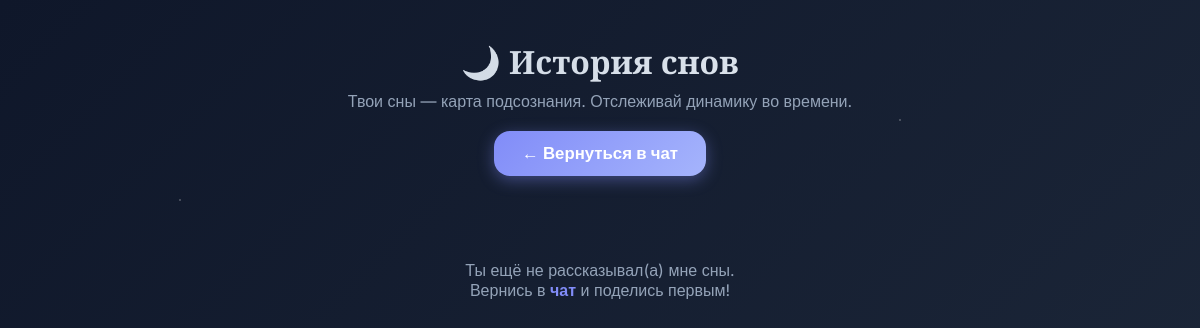
Before: /history/ (signed in) with the older database file.
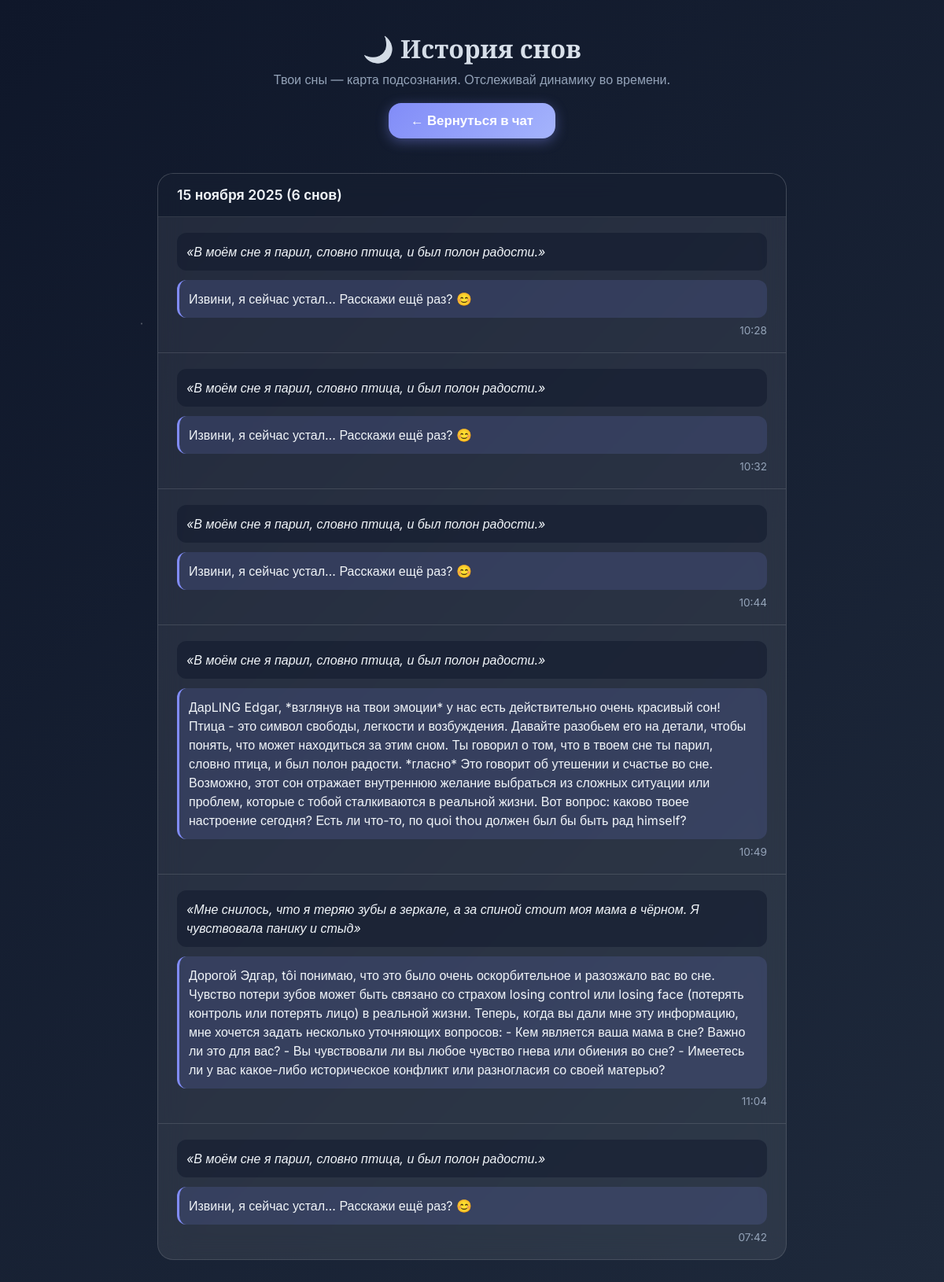
After: the same page with the newer database file.
### dreambot/models.py (models this page shows)
class Message(models.Model):
    session = models.ForeignKey(DreamSession, on_delete=models.CASCADE)
    is_user = models.BooleanField()
    content = models.TextField()
    audio_file = models.FileField(upload_to='audio/', blank=True, null=True)
    created_at = models.DateTimeField(auto_now_add=True)
    related_name = 'messages'

### dreambot/views.py (the view)
# urls.py: path('history/', views.history_view, name='history'),
def history_view(request):
    if not request.user.is_authenticated:
        return redirect('landing')
    sessions = DreamSession.objects.filter(user=request.user).prefetch_related(
        Prefetch('message_set', queryset=Message.objects.order_by('created_at'))
    ).order_by('-created_at')
    from collections import defaultdict
    history_by_date = defaultdict(list)
    for session in sessions:
        messages = list(session.message_set.all())
        for i in range(0, len(messages) - 1, 2):
            if messages[i].is_user and not messages[i+1].is_user:
                history_by_date[messages[i].created_at.date()].append({
                    'dream': messages[i].content,
                    'interpretation': messages[i+1].content,
                    'time': messages[i].created_at.strftime('%H:%M')
                })
    sorted_history = sorted(history_by_date.items(), key=lambda x: x[0], reverse=True)
    return render(request, 'dreambot/history.html', {'history': sorted_history})

### templates/dreambot/history.html (shortened to what this page needs)
<!DOCTYPE html>
<html lang="ru">
<head>
</head>
<body>
    <div class="container">
        <div class="header">
            <h1>🌙 История снов</h1>
            <p>Твои сны — карта подсознания. Отслеживай динамику во времени.</p>
            <a href="{% url 'chat' %}" class="chat-button">← Вернуться в чат</a>
        </div>
        {% if history %}
            {% for date, dreams in history %}
                <div class="date-section">
                    <div class="date-header">
                        {{ date|date:"d E Y" }} ({{ dreams|length }} {% if dreams|length == 1 %}сон{% elif dreams|length < 5 %}сна{% else %} снов{% endif %})
                    </div>
                    {% for item in dreams %}
                        <div class="dream-item">
                            <div class="dream-text">«{{ item.dream }}»</div>
                            <div class="interpretation-text">{{ item.interpretation }}</div>
                            <div class="time">{{ item.time }}</div>
                        </div>
                    {% endfor %}
                </div>
            {% endfor %}
        {% else %}
            <div class="empty">
                <p>Ты ещё не рассказывал(а) мне сны.<br>Вернись в <a href="{% url 'chat' %}">чат</a> и поделись первым!</p>
            </div>
        {% endif %}
    </div>
</body>
</html>

Changed rows visible on the page:
now on this page (row edited): Message: dream "В моём сне я парил, словно птица, и был полон радости."
now on this page (row edited): Message: interpretation "Извини, я сейчас устал… Расскажи ещё раз? 😊"
now on this page (row edited): Message: dream "В моём сне я парил, словно птица, и был полон радости."
now on this page (row edited): Message: interpretation "Извини, я сейчас устал… Расскажи ещё раз? 😊"
now on this page (row edited): Message: dream "В моём сне я парил, словно птица, и был полон радости."
now on this page (row edited): Message: interpretation "Извини, я сейчас устал… Расскажи ещё раз? 😊"
now on this page (row edited): Message: dream "В моём сне я парил, словно птица, и был полон радости."
now on this page (row edited): Message: interpretation "ДарLING Edgar, *взглянув на твои эмоции* у нас есть действительно очень красивый сон! Птица - это символ свободы, легкости и возбуждения. Давайте разобьем его на детали, чтобы понять, что может находиться за этим сном. Ты говорил о том, что в твоем сне ты парил, словно птица, и был полон радости. *гласно* Это говорит об утешении и счастье во сне. Возможно, этот сон отражает внутреннюю желание выбраться из сложных ситуации или проблем, которые с тобой сталкиваются в реальной жизни. Вот вопрос: каково твоее настроение сегодня? Есть ли что-то, по quoi thou должен был бы быть рад himself?"
now on this page (row edited): Message: dream "Мне снилось, что я теряю зубы в зеркале, а за спиной стоит моя мама в чёрном. Я чувствовала панику и стыд"
now on this page (row edited): Message: interpretation "Дорогой Эдгар, tôi понимаю, что это было очень оскорбительное и разозжало вас во сне. Чувство потери зубов может быть связано со страхом losing control или losing face (потерять контроль или потерять лицо) в реальной жизни. Теперь, когда вы дали мне эту информацию, мне хочется задать несколько уточняющих вопросов: - Кем является ваша мама в сне? Важно ли это для вас? - Вы чувствовали ли вы любое чувство гнева или обиения во сне? - Имеетесь ли у вас какое-либо историческое конфликт или разногласия со своей матерью?"
now on this page (row edited): Message: dream "В моём сне я парил, словно птица, и был полон радости."
now on this page (row edited): Message: interpretation "Извини, я сейчас устал… Расскажи ещё раз? 😊"
Other visible differences:
new list line: "15 ноября 2025 ( 6 снов ) « » 10:28 « » 10:32 « » 10:44 « » 10:49 « » 11:04 « » 07:42"
text no longer shown: "Ты ещё не рассказывал(а) мне сны. Вернись в чат и поделись первым!"
